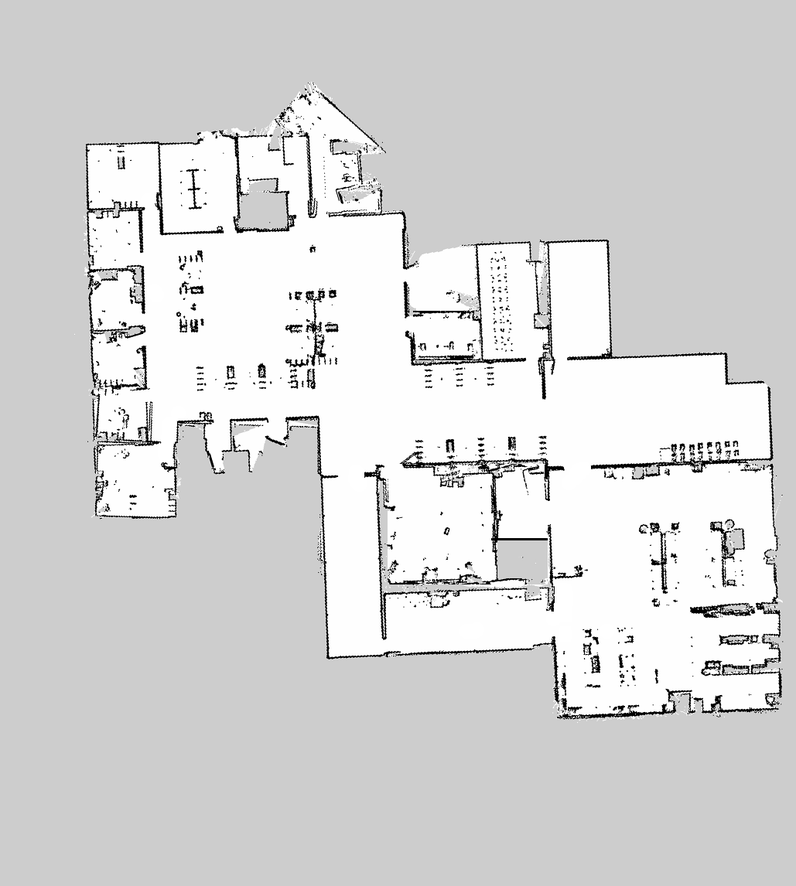
#> input picture src/fetch_ros/fetch_maps/maps/4_26_15.pgm, 796 x 886 px, shrunk from 1029 x 1146 before the run
$ python -i hsv_thresh.py   (imports and definitions only)
#> lines starting #> are read from the running program, lines starting #| are printed output that depends on the picture; after the words box and inside, x2 and y2 are one past the last pixel; in counts of white or black regions, pixels touching at a corner belong together
#> further down, picture is the input picture: shape (886, 796, 3); min 0, max 255, mean 214.7
import cv2
import numpy as np


class HSVThresh(object):

    trackbar_initialized = False

    @staticmethod
    def hsv_trackbar():
        if HSVThresh.trackbar_initialized:
            return

        cv2.namedWindow('hsv', cv2.WINDOW_NORMAL)
        cv2.createTrackbar('H_l', 'hsv', 0, 255, lambda x: None)
        cv2.createTrackbar('S_l', 'hsv', 0, 255, lambda x: None)
        cv2.createTrackbar('V_l', 'hsv', 0, 255, lambda x: None)

        cv2.createTrackbar('H_h', 'hsv', 0, 255, lambda x: None)
        cv2.createTrackbar('S_h', 'hsv', 0, 255, lambda x: None)
        cv2.createTrackbar('V_h', 'hsv', 0, 255, lambda x: None)

        trackbar_initialized = True

    @staticmethod
    def hsv_thresh(image):
        hl = cv2.getTrackbarPos('H_l', 'hsv')
        sl = cv2.getTrackbarPos('S_l', 'hsv')
        vl = cv2.getTrackbarPos('V_l', 'hsv')

        hh = cv2.getTrackbarPos('H_h', 'hsv')
        sh = cv2.getTrackbarPos('S_h', 'hsv')
        vh = cv2.getTrackbarPos('V_h', 'hsv')

        lower = np.array([hl, sl, vl], np.uint8)
        upper = np.array([hh, sh, vh], np.uint8)

        gray = cv2.cvtColor(image, cv2.COLOR_BGR2GRAY)
        hsv = cv2.cvtColor(image, cv2.COLOR_BGR2HSV)
#> hsv: shape (886, 796, 3); mean H, S, V 0, 0, 214.7

        """
        lower = np.array([1, 0, 20])
        upper = np.array([100, 250, 200])
        """

        mask = cv2.inRange(hsv, lower, upper)
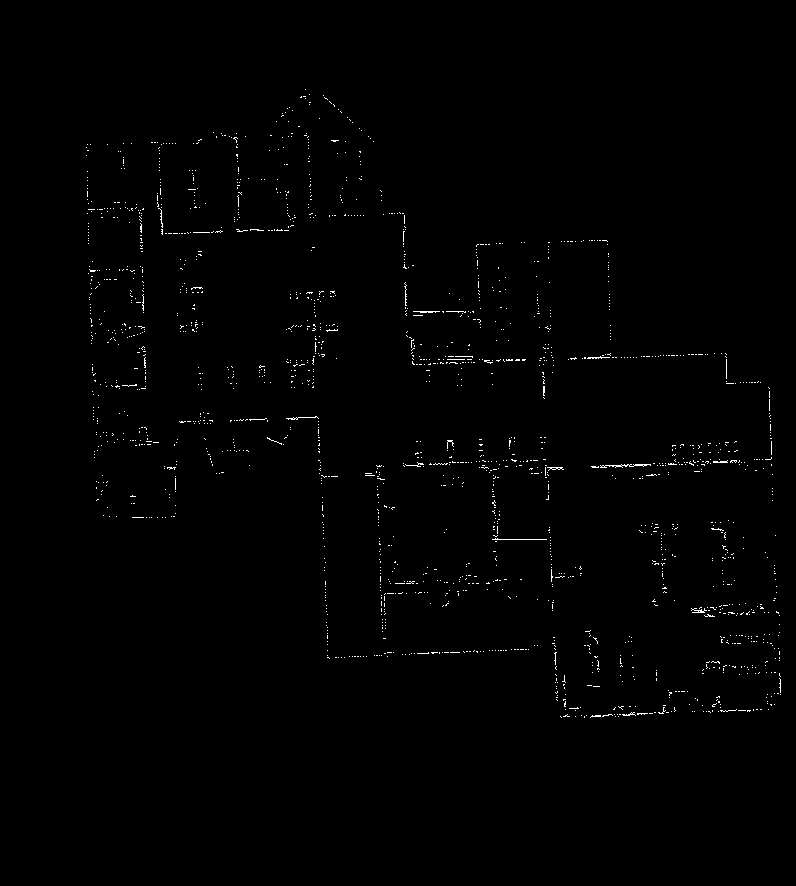
#> mask: shape (886, 796); 0.65% white in thin lines or dots, all inside (x1, y1, x2, y2) = (86, 89, 781, 718)

        return mask


    @staticmethod
    def hsv_thresh_green(image):

        lower = np.array([39, 139, 108])
        upper = np.array([75, 255, 255])

        lower = np.array(lower, np.uint8)
        upper = np.array(upper, np.uint8)

        hsv = cv2.cvtColor(image, cv2.COLOR_BGR2HSV)

        mask = cv2.inRange(hsv, lower, upper)

        return mask

>>> import cv2
>>> picture = cv2.imread('../../../fetch_ros/fetch_maps/maps/4_26_15.pgm')
>>> result = HSVThresh().hsv_thresh(picture)

$ run again, on src/fetch_ros/fetch_maps/maps/3_1_16_localization.png
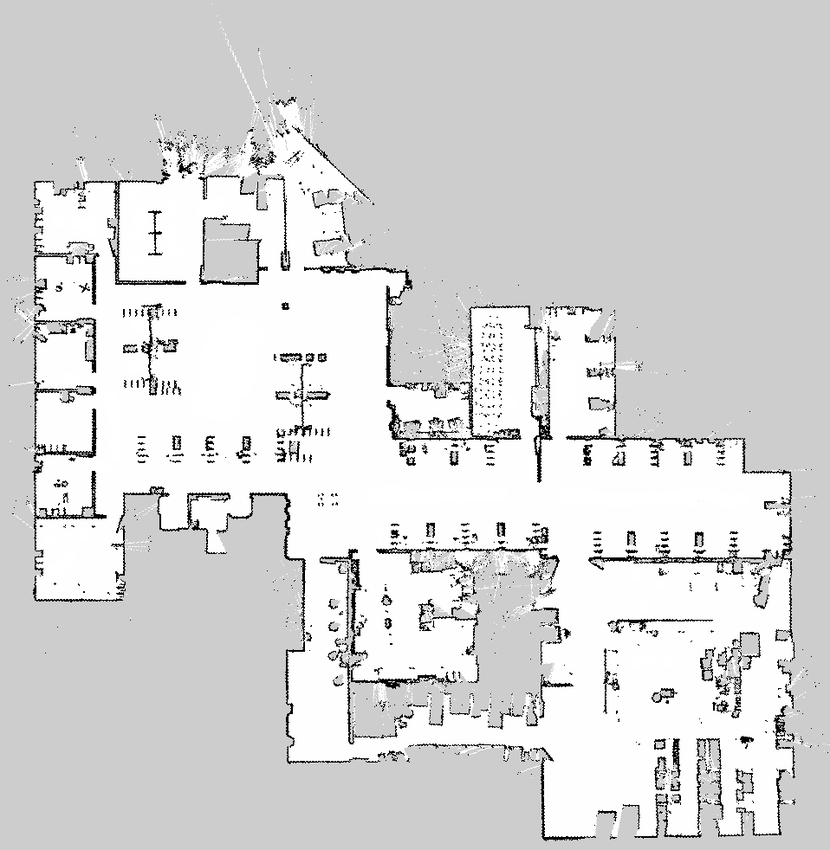
#> input picture src/fetch_ros/fetch_maps/maps/3_1_16_localization.png, 830 x 850 px, shrunk from 958 x 982 before the run
#> picture is the input picture: shape (850, 830, 3); min 0, max 255, mean 215
#> hsv: shape (850, 830, 3); mean H, S, V 0, 0, 215
#> in hsv_thresh, `mask = cv2.inRange(hsv, lower, upper)`:
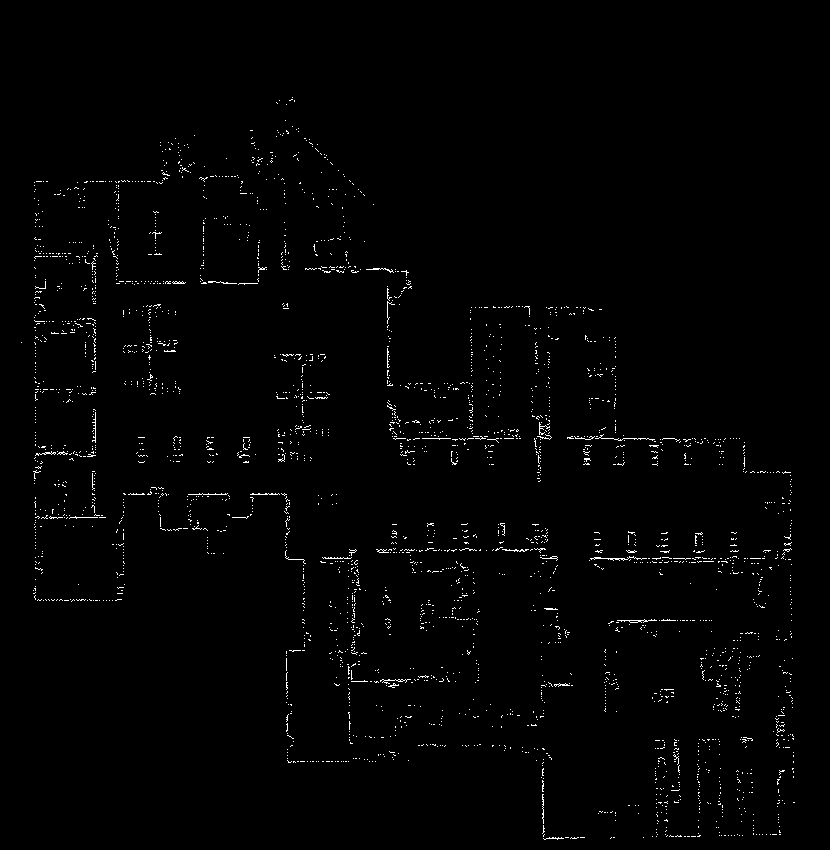
#> mask: shape (850, 830); 1.2% white in thin lines or dots, all inside (x1, y1, x2, y2) = (21, 97, 795, 840)
